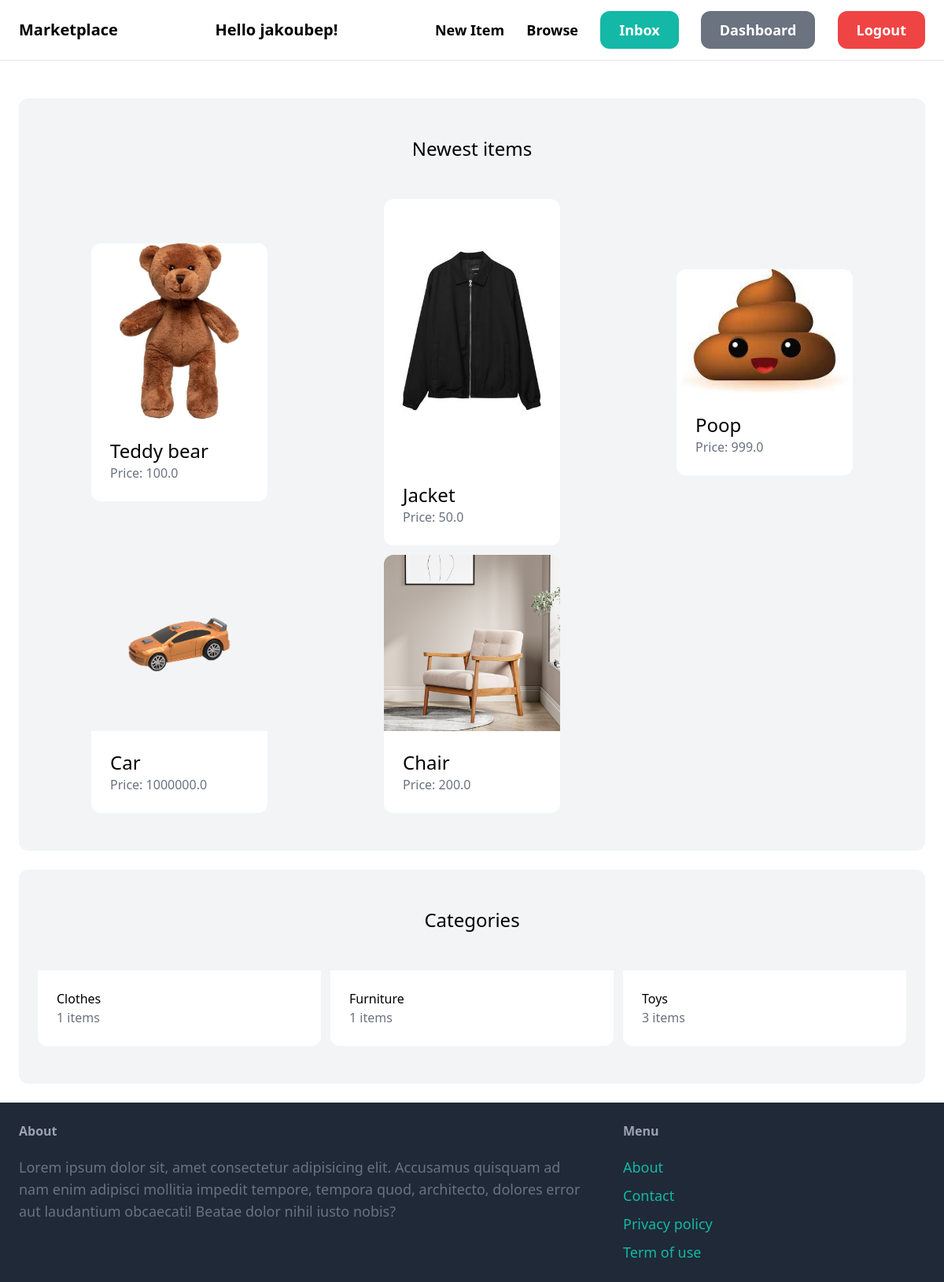
Screenshot of / (signed in) with the database file from the repository.
### item/models.py (models this page shows, shortened)
class Item(models.Model):
    category = models.ForeignKey(Category, related_name='items', on_delete=models.CASCADE)
    name = models.CharField(max_length=255)
    description = models.TextField(blank=True, null=True)
    price = models.FloatField()
    is_sold = models.BooleanField(default=False)
    created_by = models.ForeignKey(User, related_name='items', on_delete=models.CASCADE)
    created_at = models.DateTimeField(auto_now_add=True)
    image = models.ImageField(upload_to='item_images', blank=True, null=True)

class Category(models.Model):
    name = models.CharField(max_length=255)
    class Meta:
        ordering = ("name",)
        verbose_name_plural = "Categories"

### core/views.py (the view)
# urls.py: path('', views.index, name='index'),
def index(request):
    items = Item.objects.filter(is_sold = False)[0:6]
    categories = Category.objects.all()
    return render(request, 'core/index.html', {
        'categories': categories,
        'items': items,
    })

### core/templates/core/index.html (shortened to what this page needs)
{% extends 'core/base.html' %}
{% block content %}
<div class="mt-6 px-6 py-12 bg-gray-100 rounded-xl">
    <h2 class="mb-12 text-2xl text-center">Newest items</h2>
    <div class="grid grid-cols-3 gap-3 justify-evenly">
        {% for item in items %}
        <div class="m-auto">
            <a href="{% url 'item:detail' item.id %}">
                <div class="w-56">
                    <img src="{{ item.image.url }}" class="rounded-t-xl">
                </div>
                <div class="p-6 bg-white rounded-b-xl w-56">
                    <h2 class="text-2xl">{{ item.name }}</h2>
                    <p class="text-gray-500">Price: {{ item.price }}</p>
                </div>
            </a>
        </div>
        {%endfor%}
    </div>
</div>
<div class="mt-6 px-6 py-12 bg-gray-100 rounded-xl">
    <h2 class="mb-12 text-2xl text-center">Categories</h2>
    <div class="grid grid-cols-3 gap-3">
        {% for category in categories%}
        <div>
            <a href="#">
                <div class="p-6 bg-white rounded-b-xl">
                    <h2 class="text-2xl>">{{ category.name }}</h2>
                    <p class="text-gray-500"> {{ category.items.count }} items</p>
                </div>
            </a>
        </div>
        {%endfor%}
    </div>
</div>
{% endblock %}

### core/templates/core/base.html (shortened to what this page needs)
<!DOCTYPE html>
<html lang="en">
<head>
    <script src="https://cdn.tailwindcss.com"></script>
</head>
<body>
    <nav class="py-6 px-6 flex justify-between items-center border-b border-gray-200">
        <a href="/" class="text-xl font-semibold">Marketplace</a>
        <p class="text-xl font-bold">Hello {{user.username}}!</p>
        <div class="space-x-6">
            <a href="{% url 'item:new'%}" class="text-lg font-semibold hover:text-gray-500">New Item</a>
            <a href="{% url 'item:items' %}" class="text-lg font-semibold hover:text-gray-500">Browse</a>
            {% if request.user.is_authenticated %}
            <a href="{% url 'conversation:inbox' %}" class="px-6 py-3 text-lg font-semibold bg-teal-500 text-white rounded-xl hover:text-teal-700">Inbox</a>
            <a href="{% url 'dashboard:index' %}" class="px-6 py-3 text-lg font-semibold bg-gray-500 text-white rounded-xl hover:text-gray-700">Dashboard</a>
            <a href="{% url 'core:logout' %}" class="px-6 py-3 text-lg font-semibold bg-red-500 text-white rounded-xl hover:text-gray-700">Logout</a>
            {% else %}
            <a href="{% url 'core:signup' %}" class="px-6 py-3 text-lg font-semibold bg-teal-500 text-white rounded-xl hover:text-teal-700">Sign up</a>
            <a href="{% url 'core:login' %}" class="px-6 py-3 text-lg font-semibold bg-gray-500 text-white rounded-xl hover:text-gray-700">Login</a>
            {% endif %}
        </div>
    </nav>
    <div class="px-6 py-6">
        {% block content %}
        {% endblock %}
    </div>
    <footer class="py-6 px-6 flex justify-between bg-gray-800">
        <div class="w-2/3 pr-10">
            <h3 class="mb-5 font-semibold text-gray-400">About</h3>
            <p class="text-lg text-gray-500">Lorem ipsum dolor sit, amet consectetur adipisicing elit. Accusamus quisquam ad nam enim adipisci mollitia impedit tempore, tempora quod, architecto, dolores error aut laudantium obcaecati! Beatae dolor nihil iusto nobis?</p>
        </div>
        <div class="w-1/3">
            <h3 class="mb-5 font-semibold text-gray-400">Menu</h3>
            <ul class="space-y-2">
                <li><a href="#" class="text-lg text-teal-500 hover:text-teal-700">About</a></li>
                <li><a href="{% url 'core:contact' %}" class="text-lg text-teal-500 hover:text-teal-700">Contact</a></li>
                <li><a href="#" class="text-lg text-teal-500 hover:text-teal-700">Privacy policy</a></li>
                <li><a href="#" class="text-lg text-teal-500 hover:text-teal-700">Term of use</a></li>
            </ul>
        </div>
    </footer>
</body>
</html>

### rows the page displays
Item: image (picture), name "Teddy bear", price "100.0"
Item: image (picture), name "Jacket", price "50.0"
Item: image (picture), name "Poop", price "999.0"
Item: image (picture), name "Car", price "1000000.0"
Item: image (picture), name "Chair", price "200.0"
Category: name "Clothes", items.count "1"
Category: name "Furniture", items.count "1"
Category: name "Toys", items.count "3"

### other values shown
{{ user.username }} "jakoubep"
